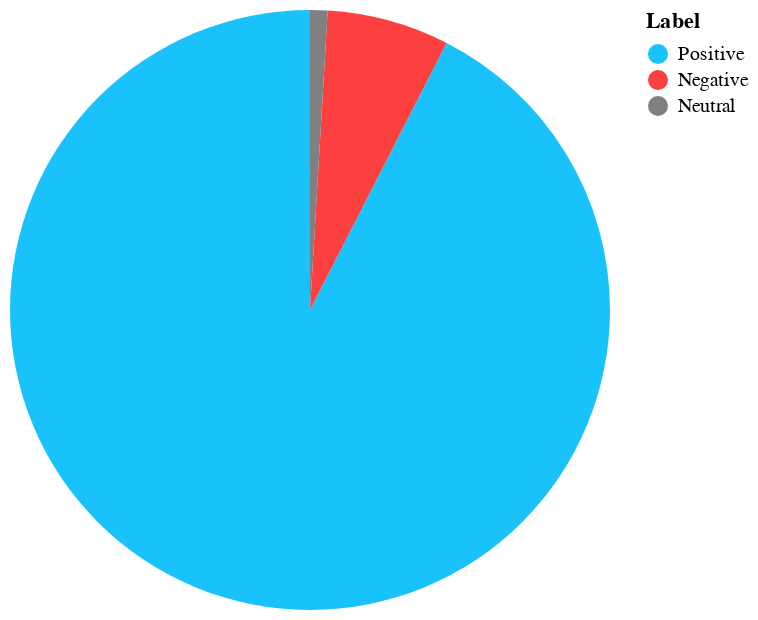

The cell this chart's notebook holds for it:
### Code cell
label_count = senti_df['label'].value_counts()
poss = label_count.get('POSITIVE')
negs = label_count.get('NEGATIVE')
neuts = label_count.get("NEUTRAL")

pie = pie_chart(poss, negs, neuts)
pie.interactive()

### Figure 1 — Vega-Lite specification as saved in the notebook (floating-point values rounded to 4 significant figures)
{"config": {"view": {"continuousWidth": 300, "continuousHeight": 300}}, "data": {"name": "data-fbccaa120aeca24d83946a6c27c8b9cd"}, "mark": {"type": "arc"}, "encoding": {"color": {"field": "Label", "scale": {"domain": ["Positive", "Negative", "Neutral"], "range": ["#19c2fa", "#fc3f3f", "#808080"]}, "type": "nominal"}, "theta": {"field": "Count", "type": "quantitative"}, "tooltip": [{"field": "Label", "type": "nominal"}, {"field": "Count", "type": "quantitative"}, {"field": "Percentage", "type": "nominal"}]}, "params": [{"name": "param_1", "select": {"type": "interval", "encodings": ["x", "y"]}, "bind": "scales"}], "$schema": "https://vega.github.io/schema/vega-lite/v5.16.3.json", "datasets": {"data-fbccaa120aeca24d83946a6c27c8b9cd": [{"Label": "Positive", "Count": 295, "Percentage": "93.35443037974683%"}, {"Label": "Negative", "Count": 21, "Percentage": "6.645569620253164%"}, {"Label": "Neutral", "Count": 3, "Percentage": "0.949367088607595%"}]}}
